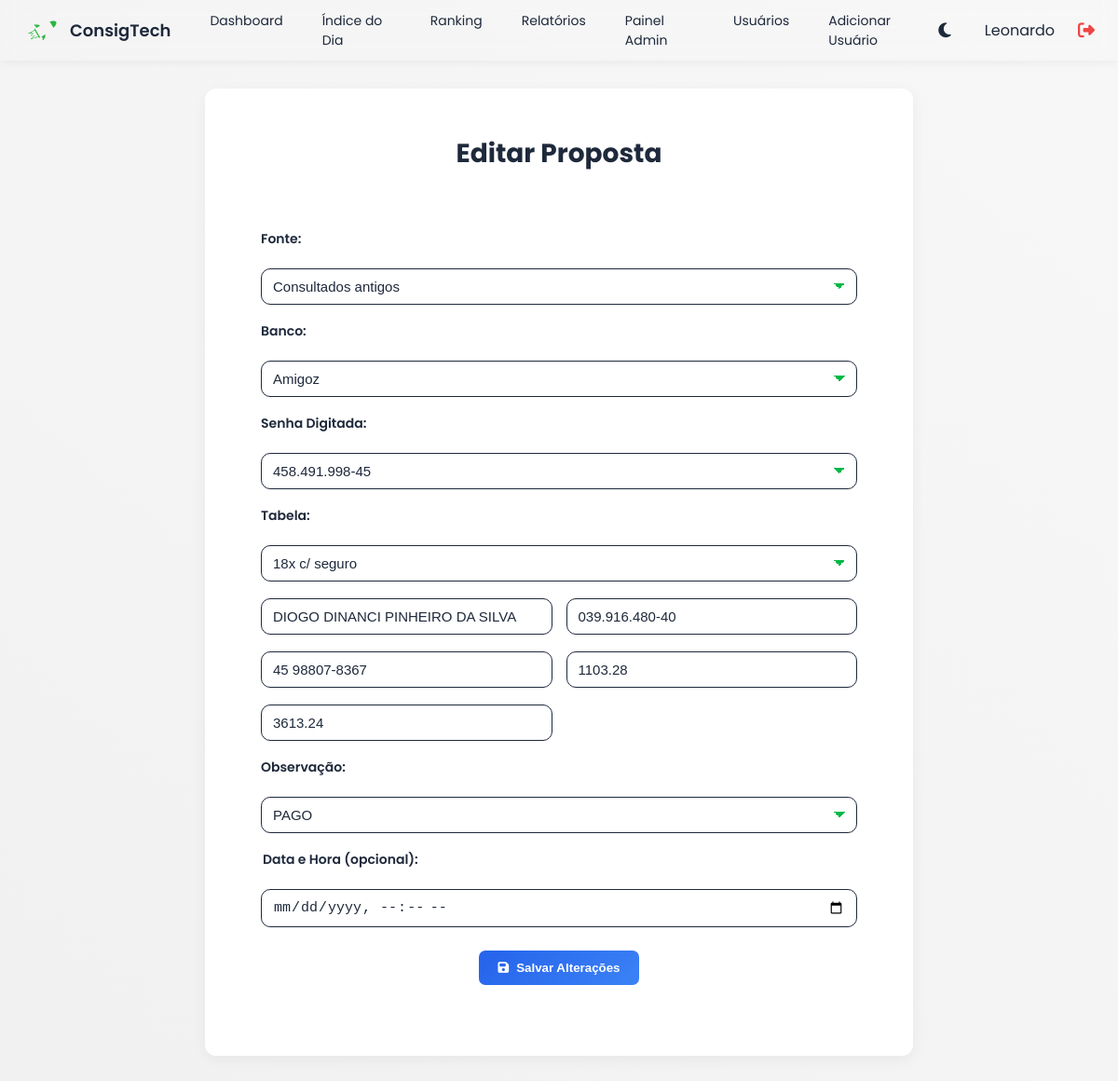
Screenshot of /editar_proposta/33?origem=relatorios (signed in) with the database file from the repository.
### tables this page shows
CREATE TABLE propostas (
            id INTEGER PRIMARY KEY AUTOINCREMENT,
            data TEXT,
            consultor TEXT,
            fonte TEXT,
            banco TEXT,
            senha_digitada TEXT,
            tabela TEXT,
            nome_cliente TEXT,
            cpf TEXT,
            valor_equivalente REAL,
            valor_original REAL,
            observacao TEXT,
            telefone TEXT
        );

### app.py (the view, shortened to what this page needs)
@app.route("/editar_proposta/<int:id>", methods=["GET", "POST"])
def editar_proposta(id):
    if "user" not in session:
        return redirect(url_for("login"))
    try:
        conn = get_conn()
        cur = conn.cursor()
        ph = "?" if isinstance(conn, sqlite3.Connection) else "%s"
        cur.execute(f"""
            SELECT id, data, fonte, banco, senha_digitada, tabela, nome_cliente, cpf,
                   valor_equivalente, valor_original, observacao, telefone
            FROM propostas
            WHERE id = {ph}
        """, (id,))
        proposta = cur.fetchone()
        if not proposta:
            conn.close()
            return "Proposta não encontrada", 404
        conn.close()
        return render_template("editar_proposta.html", proposta=proposta)
    except Exception as e:
        print("Erro ao editar proposta:", e)
        if conn:
            conn.close()
        return f"Ocorreu um erro ao editar a proposta: {e}", 500

### app.py (called while the page is built)
def get_conn():
    if DATABASE_URL and psycopg2:
        return psycopg2.connect(DATABASE_URL, sslmode="require")
    else:
        return sqlite3.connect(LOCAL_DB, check_same_thread=False)

### templates/editar_proposta.html (shortened to what this page needs)
{% extends "base.html" %}
{% block content %}
<div class="proposta-box">
  <h1 class="titulo-tomorrow">Editar Proposta</h1>
  <div class="container">
    <form method="POST">
      <div class="form-linha">
        <label>Fonte:</label>
        <select class="barra-cpf" name="fonte" required>
          <option value="Consultados antigos" {% if proposta[2]=='Consultados antigos' %}selected{% endif %}>Consultados
            antigos</option>
        </select>
      </div>
      <div class="form-linha">
        <label>Banco:</label>
        <select class="barra-cpf" name="banco" id="banco" required>
          <option value="Amigoz" {% if proposta[3]=='Amigoz' %}selected{% endif %}>Amigoz</option>
        </select>
      </div>
      <div class="form-linha">
        <label>Senha Digitada:</label>
        <select class="barra-cpf" name="senha_digitada" id="senha_digitada" required>
          <option value="{{ proposta[4] or '' }}">{{ proposta[4] or 'Selecione o Banco primeiro' }}</option>
        </select>
      </div>
      <div class="form-linha">
        <label>Tabela:</label>
        <select class="barra-cpf" name="tabela" id="tabela" required>
          <option value="{{ proposta[5] or '' }}">{{ proposta[5] or 'Selecione a Senha primeiro' }}</option>
        </select>
      </div>
      <div class="form-grid">
        <input class="barra-cpf" type="text" name="nome_cliente" placeholder="Nome do Cliente"
          value="{{ proposta[6] or '' }}" required>
        <input class="barra-cpf" type="text" name="cpf" placeholder="CPF" value="{{ proposta[7] or '' }}" required>
      </div>
      <div class="form-grid">
        <input class="barra-cpf" type="text" name="telefone" placeholder="Telefone" value="{{ proposta[11] or '' }}">
        <input class="barra-cpf" type="number" step="0.01" name="valor_equivalente" placeholder="Valor Equivalente"
          value="{{ proposta[8] or '' }}">
      </div>
      <div class="form-grid">
        <input class="barra-cpf" type="number" step="0.01" name="valor_original" placeholder="Valor Original"
          value="{{ proposta[9] or '' }}">
      </div>
      <div class="form-linha">
        <label>Observação:</label>
        <select name="observacao" class="barra-cpf">
          <option value="PAGO" {% if proposta[10]=='PAGO' %}selected{% endif %}>PAGO</option>
        </select>
      </div>
      <div class="form-linha data-hora-linha">
        <label>Data e Hora (opcional):</label>
        <input class="barra-cpf" type="datetime-local" name="data_manual" value="{% if proposta[1] %}
        {% if proposta[1] is string %}
          {{ proposta[1][:16] }}
        {% else %}
          {{ proposta[1].strftime('%Y-%m-%dT%H:%M') }}
        {% endif %}
      {% endif %}">
      </div>
      <div class="button-group">
        <button type="submit" class="btn-salvar">
          <i class="fa fa-save"></i> Salvar Alterações
        </button>
      </div>
    </form>
  </div>
</div>
{% endblock %}

### templates/editar_proposta.html (style rules this page uses)
.form-linha label { font-weight: 600; font-size: 14px; display: block; margin-bottom: 6px; color: var(--cor-texto); }
input[type="datetime-local"].barra-cpf, select.barra-cpf, input.barra-cpf, textarea.barra-cpf { background: var(--bg-input); border: 1px solid var(--cor-texto); border-radius: 10px; color: var(--cor-texto); font-size: 15px; padding: 10px 12px; width: 100%; transition: 0.3s ease; }
.form-linha.data-hora-linha { margin-top: 12px; margin-bottom: 25px; display: flex; flex-direction: column; align-items: flex-start; }
.form-linha.data-hora-linha label { margin-bottom: 6px; margin-left: 2px; }
.button-group { margin-top: 10px; }
select.barra-cpf { appearance: none; -webkit-appearance: none; -moz-appearance: none; background: var(--bg-input); color: var(--cor-texto); font-weight: 500; }
select.barra-cpf option { background: var(--gradiente-fim); color: var(--cor-texto); }
select.barra-cpf { background-image: linear-gradient(45deg, transparent 50%, #00b848 50%), linear-gradient(135deg, #00b848 50%, transparent 50%); background-position: calc(100% - 18px) center, calc(100% - 12px) center; background-size: 6px 6px, 6px 6px; background-repeat: no-repeat; }
.proposta-box { max-width: 700px; margin: 0 auto; background: var(--bg-card); padding: 25px; border-radius: 12px; box-shadow: 0 4px 15px rgba(0, 0, 0, 0.05); }
.titulo-tomorrow { font-size: 28px; font-weight: 700; margin-bottom: 30px; color: var(--cor-texto); text-align: center; }
.form-linha { display: grid; gap: 15px; margin-bottom: 18px; }
.button-group { margin-top: 20px; display: flex; justify-content: center; }
.btn-salvar { background: linear-gradient(135deg, #16a34a, #22c55e); color: white; border: none; padding: 12px 24px; font-weight: 600; border-radius: 8px; cursor: pointer; transition: 0.2s; display: flex; align-items: center; gap: 8px; }
.titulo-tomorrow { font-size: 28px; font-weight: 700; margin-bottom: 25px; color: #1e293b; }
.form-linha { margin-bottom: 18px; }
.barra-cpf { width: 100%; padding: 10px 12px; border-radius: 8px; background: #f8fafc; font-size: 14px; transition: 0.2s; }
.button-group { margin-top: 20px; }
.btn-salvar { border: none; color: white; padding: 10px 18px; border-radius: 6px; font-weight: 600; cursor: pointer; transition: 0.2s; }
.proposta-box { max-width: 700px; margin: 0 auto; background: var(--bg-card); padding: 30px; border-radius: 12px; box-shadow: 0 4px 15px rgba(0, 0, 0, 0.05); }
.titulo-tomorrow { font-size: 28px; font-weight: 700; margin-bottom: 30px; text-align: center; color: var(--cor-texto); }
.barra-cpf { width: 100%; padding: 10px 12px; border-radius: 8px; border: 1px solid #d1d5db; background: #f8fafc; font-size: 14px; transition: 0.2s; }
.form-grid { display: grid; grid-template-columns: 1fr 1fr; gap: 15px; margin-bottom: 18px; }
.button-group { display: flex; justify-content: center; margin-top: 25px; }
.btn-salvar { background: linear-gradient(135deg, #2563eb, #3b82f6); border: none; color: white; padding: 11px 20px; border-radius: 7px; font-weight: 600; cursor: pointer; transition: 0.2s; }

### templates/base.html (style rules this page uses)
:root { --gradiente-inicio: #e4e4e4; --gradiente-fim: #e0e0e0; --gradiente-inicio: #f1f1f1; --gradiente-fim: #f7f7f7; --cor-texto: #1e293b; --bg-container: rgba(255, 255, 255, 0.85); --bg-card: #ffffff; }
h1, h2, h3, h4 { color: var(--cor-texto); }
body { font-family: 'Poppins', sans-serif; background: linear-gradient(40deg, var(--gradiente-inicio), var(--gradiente-fim)); margin: 0; color: var(--cor-texto); transition: 0.4s ease; }
.container { max-width: 1300px; margin: auto; padding: 30px; }

### rows the page displays
propostas: fonte "Consultados antigos", banco "Amigoz", senha_digitada "458.491.998-45", tabela "18x c/ seguro", nome_cliente "DIOGO DINANCI PINHEIRO DA SILVA", cpf "039.916.480-40", telefone "45 98807-8367", valor_equivalente "1103.28", valor_original "3613.24", observacao "PAGO"

### other values shown
{{ session.get('user') }} "Leonardo"
